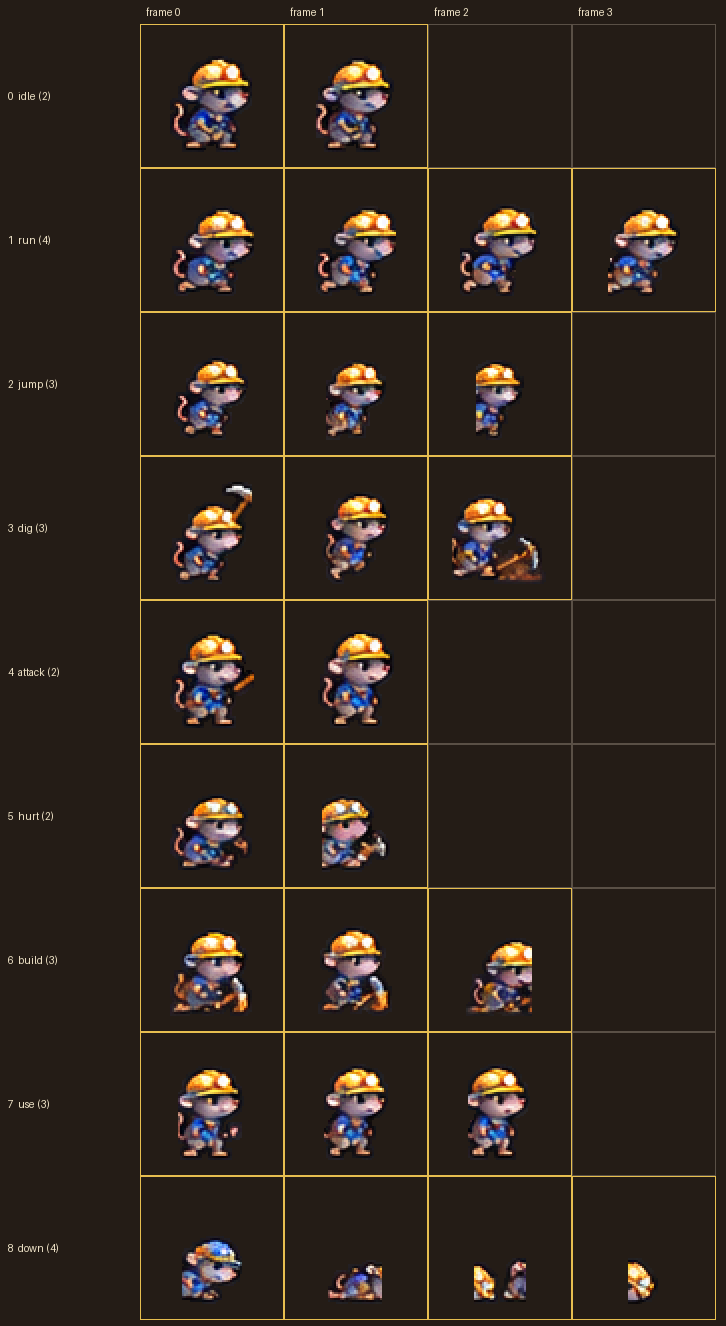
#> input picture docs/rat_sheet_layout.png, 726 x 1326 px, given in place of digger.png, which was not available
$ python rat_sheets.py guide '#' docs/rat_sheet_layout.png '(labelled' 'grid)'
#> lines starting #> are read from the running program, lines starting #| are printed output that depends on the picture
#!/usr/bin/env python3
"""Rat sprite sheets: ONE PNG per class, e.g. assets/rats/digger.png.

That sheet is the SIDE view. assets/rats/<class>_front.png and <class>_back.png
use exactly the same layout for the rat facing the camera and facing away
(drawn by tools/rat_views.py); a cell left empty there shows the side view.

Layout (must match RatSprite in scripts/actors/rat_sprite.gd):
  - every cell is 72 x 72 pixels, transparent background, the rat standing on
    the bottom of the cell and facing the viewer's right;
  - one ROW per animation, in this order, top to bottom:
        0 idle (2 frames)   1 run (4)     2 jump (3)
        3 dig (3)           4 attack (2)  5 hurt (2)
        6 build (3)         7 use (3)     8 down (4)
  - frames go left to right; the sheet is 4 cells wide (288 x 648), cells past
    an animation's frame count are left empty.

Team colour: paint anything that should be Blue or Red in MAGENTA (hue about
275-325 degrees, any lightness or shade). The game makes the Blue and Red
rats from the one drawing by swapping that hue. Keep everything else out of
that hue range (the pink ears, nose and tail are fine: they are a different hue).

To change frame counts or speeds, edit FRAMES / FPS in rat_sprite.gd and keep
this file's FRAMES in step.

    python3 tools/rat_sheets.py guide            # docs/rat_sheet_layout.png (labelled grid)
    python3 tools/rat_sheets.py preview DIR      # DIR/<class>_blue.png, <class>_red.png (as the game tints them)
    python3 tools/rat_sheets.py pack DIR         # DIR/<class>_<anim>_<frame>.png -> sheets
    python3 tools/rat_sheets.py unpack DIR       # sheets -> DIR/<class>_<anim>_<frame>.png
"""
import colorsys
import os
import sys
from PIL import Image, ImageDraw

CELL = 72
COLS = 4
ANIMS = ["idle", "run", "jump", "dig", "attack", "hurt", "build", "use", "down"]
FRAMES = {"idle": 2, "run": 4, "jump": 3, "dig": 3, "attack": 2, "hurt": 2, "build": 3, "use": 3, "down": 4}
CLASSES = ["digger", "scout", "builder", "saboteur"]
TEAMS = {"blue": (0.35, 0.58, 0.98), "red": (0.95, 0.38, 0.33)}   # UiKit.TEAM
KEY_HUE = (0.76, 0.90)   # RatSprite.KEY_HUE_MIN / MAX
ROOT = os.path.normpath(os.path.join(os.path.dirname(os.path.abspath(__file__)), ".."))
RATS = os.path.join(ROOT, "assets", "rats")


def sheet_path(cls: str) -> str:
    return os.path.join(RATS, "%s.png" % cls)


# [49 lines left out: functions tint, preview, pack, unpack, not called in this run]


def guide() -> None:
    """A labelled picture of the layout over the Digger (blue) sheet."""
    s = 2
    base = Image.open(sheet_path("digger")).convert("RGBA")
#> base is the input picture: PIL image 726x1326 RGBA; mean R, G, B, A 48.2, 38, 30.1, 255
    w, h = base.size
#> w = 726; h = 1326
    out = Image.new("RGBA", (w * s + 150, h * s + 30), (36, 28, 22, 255))
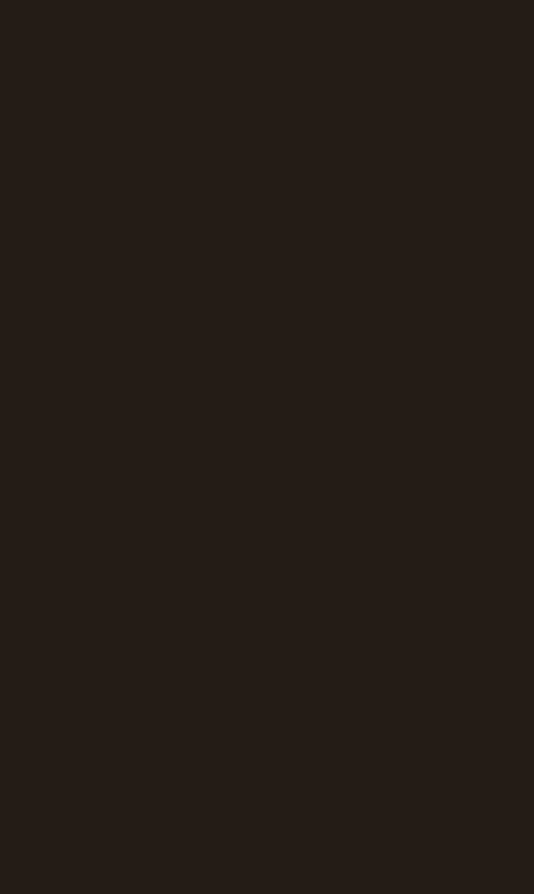
#> out: PIL image 1602x2682 RGBA (shown at 1/3 size); mean R, G, B, A 36, 28, 22, 255
    out.alpha_composite(base.resize((w * s, h * s), Image.NEAREST), (140, 24))
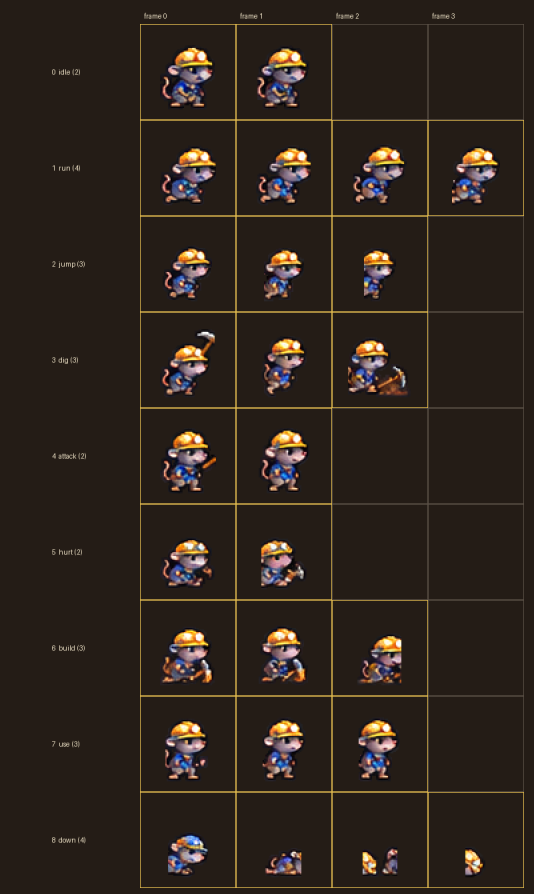
#> out: PIL image 1602x2682 RGBA (shown at 1/3 size); mean R, G, B, A 46.9, 37, 29.2, 255
    d = ImageDraw.Draw(out)
    for row, anim in enumerate(ANIMS):
        y = 24 + row * CELL * s
        d.text((8, y + CELL * s // 2 - 6), "%d  %s (%d)" % (row, anim, FRAMES[anim]), fill=(240, 228, 200, 255))
        for c in range(COLS):
            x = 140 + c * CELL * s
            colour = (230, 190, 80, 255) if c < FRAMES[anim] else (90, 80, 70, 255)
            d.rectangle((x, y, x + CELL * s - 1, y + CELL * s - 1), outline=colour)
    for c in range(COLS):
        d.text((140 + c * CELL * s + 6, 6), "frame %d" % c, fill=(240, 228, 200, 255))
    d.text((8, 6), "magenta = team colour", fill=(230, 120, 230, 255))
    path = os.path.join(ROOT, "docs", "rat_sheet_layout.png")
    out.save(path)
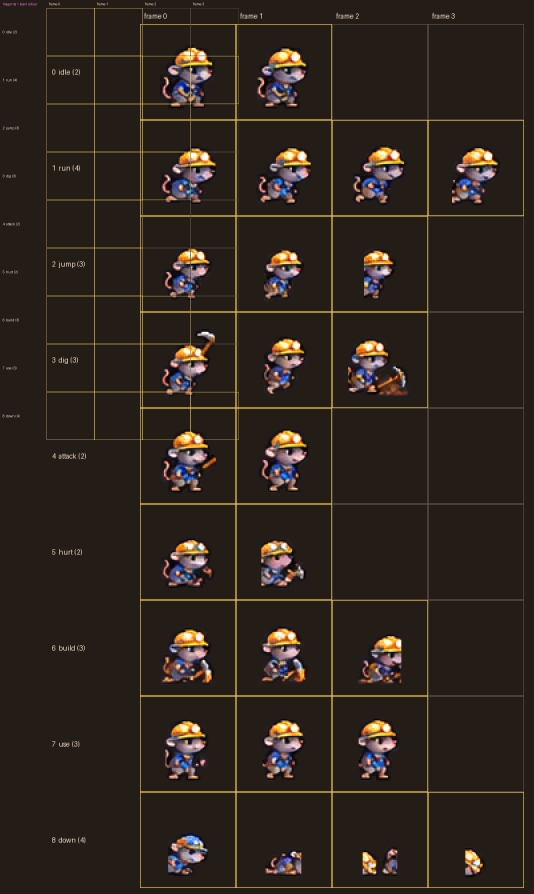
#> saved as rat_sheet_layout.png: PIL image 1602x2682 RGBA (shown at 1/3 size); mean R, G, B, A 47.7, 37.6, 29.5, 255
    print("wrote", os.path.relpath(path, ROOT))


if __name__ == "__main__":
    if len(sys.argv) >= 2 and sys.argv[1] == "guide":
        guide()
    elif len(sys.argv) >= 3 and sys.argv[1] == "preview":
        preview(sys.argv[2])
    elif len(sys.argv) >= 3 and sys.argv[1] in ("pack", "unpack"):
        (pack if sys.argv[1] == "pack" else unpack)(sys.argv[2])
    else:
        print(__doc__)
        sys.exit(1)
